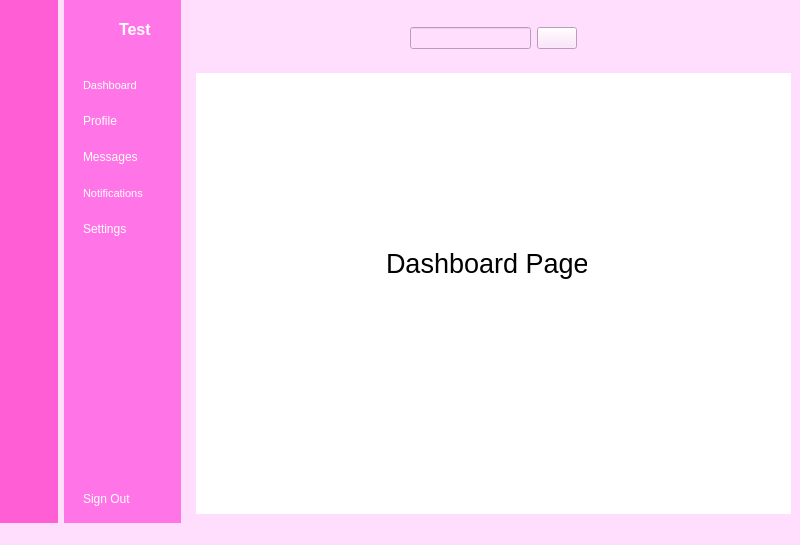
<?xml version="1.0" encoding="UTF-8"?>
<ui version="4.0">
 <class>MainWindow</class>
 <widget class="QMainWindow" name="MainWindow">
  <property name="geometry">
   <rect>
    <x>0</x>
    <y>0</y>
    <width>800</width>
    <height>545</height>
   </rect>
  </property>
  <property name="windowTitle">
   <string>MainWindow</string>
  </property>
  <property name="styleSheet">
   <string notr="true">background-color: rgb(255, 221, 252);</string>
  </property>
  <widget class="QWidget" name="centralwidget">
   <layout class="QGridLayout" name="gridLayout">
    <property name="leftMargin">
     <number>0</number>
    </property>
    <property name="topMargin">
     <number>0</number>
    </property>
    <property name="rightMargin">
     <number>0</number>
    </property>
    <property name="bottomMargin">
     <number>0</number>
    </property>
    <item row="0" column="0">
     <widget class="QWidget" name="icon_only_widget" native="true">
      <property name="styleSheet">
       <string notr="true">QWidget{
  background-color: rgb(255, 94, 212);
}
QPushButton {
	color: rgb(255, 255, 255);
height: 30px;
border:none;
border-radius:10px;
}
QPushButton:checked{
	background-color: rgb(255, 221, 252);
	color: rgb(255, 185, 227);
    font-weight:bold;
}
</string>
      </property>
      <layout class="QGridLayout" name="gridLayout_3">
       <item row="0" column="0">
        <layout class="QHBoxLayout" name="horizontalLayout_3">
         <item>
          <widget class="QLabel" name="label_2">
           <property name="minimumSize">
            <size>
             <width>40</width>
             <height>40</height>
            </size>
           </property>
           <property name="maximumSize">
            <size>
             <width>40</width>
             <height>40</height>
            </size>
           </property>
           <property name="text">
            <string/>
           </property>
           <property name="pixmap">
            <pixmap resource="resources.qrc">:/icon/profile_pic.png</pixmap>
           </property>
           <property name="scaledContents">
            <bool>true</bool>
           </property>
          </widget>
         </item>
        </layout>
       </item>
       <item row="1" column="0">
        <layout class="QVBoxLayout" name="verticalLayout">
         <property name="topMargin">
          <number>15</number>
         </property>
         <item>
          <widget class="QPushButton" name="dashboard_1">
           <property name="text">
            <string/>
           </property>
           <property name="icon">
            <iconset resource="resources.qrc">
             <normaloff>:/icon/dashboard_white.png</normaloff>:/icon/dashboard_white.png</iconset>
           </property>
           <property name="checkable">
            <bool>true</bool>
           </property>
           <property name="autoExclusive">
            <bool>true</bool>
           </property>
          </widget>
         </item>
         <item>
          <widget class="QPushButton" name="profile_1">
           <property name="text">
            <string/>
           </property>
           <property name="icon">
            <iconset resource="resources.qrc">
             <normaloff>:/icon/profile_white.png</normaloff>:/icon/profile_white.png</iconset>
           </property>
           <property name="checkable">
            <bool>true</bool>
           </property>
           <property name="autoExclusive">
            <bool>true</bool>
           </property>
          </widget>
         </item>
         <item>
          <widget class="QPushButton" name="message_1">
           <property name="text">
            <string/>
           </property>
           <property name="icon">
            <iconset resource="resources.qrc">
             <normaloff>:/icon/messages_white.png</normaloff>:/icon/messages_white.png</iconset>
           </property>
           <property name="checkable">
            <bool>true</bool>
           </property>
           <property name="autoExclusive">
            <bool>true</bool>
           </property>
          </widget>
         </item>
         <item>
          <widget class="QPushButton" name="notification_1">
           <property name="text">
            <string/>
           </property>
           <property name="icon">
            <iconset resource="resources.qrc">
             <normaloff>:/icon/notifications_white.png</normaloff>:/icon/notifications_white.png</iconset>
           </property>
           <property name="checkable">
            <bool>true</bool>
           </property>
           <property name="autoExclusive">
            <bool>true</bool>
           </property>
          </widget>
         </item>
         <item>
          <widget class="QPushButton" name="settings_1">
           <property name="text">
            <string/>
           </property>
           <property name="icon">
            <iconset resource="resources.qrc">
             <normaloff>:/icon/settings_white.png</normaloff>:/icon/settings_white.png</iconset>
           </property>
           <property name="checkable">
            <bool>true</bool>
           </property>
           <property name="autoExclusive">
            <bool>true</bool>
           </property>
          </widget>
         </item>
        </layout>
       </item>
       <item row="2" column="0">
        <spacer name="verticalSpacer">
         <property name="orientation">
          <enum>Qt::Vertical</enum>
         </property>
         <property name="sizeHint" stdset="0">
          <size>
           <width>20</width>
           <height>223</height>
          </size>
         </property>
        </spacer>
       </item>
       <item row="3" column="0">
        <widget class="QPushButton" name="pushButton_6">
         <property name="text">
          <string/>
         </property>
         <property name="icon">
          <iconset resource="resources.qrc">
           <normaloff>:/icon/log_out_white.png</normaloff>:/icon/log_out_white.png</iconset>
         </property>
         <property name="checkable">
          <bool>true</bool>
         </property>
        </widget>
       </item>
      </layout>
     </widget>
    </item>
    <item row="0" column="1">
     <widget class="QWidget" name="icon_name_widget" native="true">
      <property name="styleSheet">
       <string notr="true">QWidget{
background-color: rgb(255, 116, 230);
	color: rgb(255, 255, 255);
}
QPushButton {
	color: rgb(255, 255, 255);
text-align: left;
height: 30px;
border:none;
padding-left:10px;
border-top-left-radius:10px;
border-bottom-left-radius:10px;
}
QPushButton:checked{
	background-color: rgb(255, 221, 252);
	color: rgb(255, 185, 227);
    font-weight:bold;
}
</string>
      </property>
      <layout class="QGridLayout" name="gridLayout_2">
       <item row="0" column="0">
        <layout class="QHBoxLayout" name="horizontalLayout_2">
         <property name="rightMargin">
          <number>20</number>
         </property>
         <item>
          <widget class="QLabel" name="label">
           <property name="minimumSize">
            <size>
             <width>40</width>
             <height>40</height>
            </size>
           </property>
           <property name="maximumSize">
            <size>
             <width>40</width>
             <height>40</height>
            </size>
           </property>
           <property name="text">
            <string/>
           </property>
           <property name="pixmap">
            <pixmap resource="resources.qrc">:/icon/profile_pic.png</pixmap>
           </property>
           <property name="scaledContents">
            <bool>true</bool>
           </property>
          </widget>
         </item>
         <item>
          <widget class="QLabel" name="label_3">
           <property name="font">
            <font>
             <pointsize>12</pointsize>
             <bold>true</bold>
            </font>
           </property>
           <property name="text">
            <string>Test</string>
           </property>
           <property name="scaledContents">
            <bool>true</bool>
           </property>
          </widget>
         </item>
        </layout>
       </item>
       <item row="1" column="0">
        <layout class="QVBoxLayout" name="verticalLayout_2">
         <property name="topMargin">
          <number>15</number>
         </property>
         <item>
          <widget class="QPushButton" name="dashboard_2">
           <property name="font">
            <font>
             <pointsize>8</pointsize>
            </font>
           </property>
           <property name="text">
            <string>Dashboard</string>
           </property>
           <property name="icon">
            <iconset resource="resources.qrc">
             <normaloff>:/icon/dashboard_white.png</normaloff>
             <normalon>:/icon/dashboard.png</normalon>:/icon/dashboard_white.png</iconset>
           </property>
           <property name="checkable">
            <bool>true</bool>
           </property>
           <property name="autoExclusive">
            <bool>true</bool>
           </property>
          </widget>
         </item>
         <item>
          <widget class="QPushButton" name="profile_2">
           <property name="text">
            <string>Profile</string>
           </property>
           <property name="icon">
            <iconset resource="resources.qrc">
             <normaloff>:/icon/profile_white.png</normaloff>
             <normalon>:/icon/profile.png</normalon>:/icon/profile_white.png</iconset>
           </property>
           <property name="checkable">
            <bool>true</bool>
           </property>
           <property name="autoExclusive">
            <bool>true</bool>
           </property>
          </widget>
         </item>
         <item>
          <widget class="QPushButton" name="message_2">
           <property name="text">
            <string>Messages</string>
           </property>
           <property name="icon">
            <iconset resource="resources.qrc">
             <normaloff>:/icon/messages_white.png</normaloff>
             <normalon>:/icon/messages.png</normalon>:/icon/messages_white.png</iconset>
           </property>
           <property name="checkable">
            <bool>true</bool>
           </property>
           <property name="autoExclusive">
            <bool>true</bool>
           </property>
          </widget>
         </item>
         <item>
          <widget class="QPushButton" name="notification_2">
           <property name="font">
            <font>
             <pointsize>8</pointsize>
            </font>
           </property>
           <property name="text">
            <string>Notifications</string>
           </property>
           <property name="icon">
            <iconset resource="resources.qrc">
             <normaloff>:/icon/notifications_white.png</normaloff>
             <normalon>:/icon/notifications.png</normalon>:/icon/notifications_white.png</iconset>
           </property>
           <property name="checkable">
            <bool>true</bool>
           </property>
           <property name="autoExclusive">
            <bool>true</bool>
           </property>
          </widget>
         </item>
         <item>
          <widget class="QPushButton" name="settings_2">
           <property name="text">
            <string>Settings</string>
           </property>
           <property name="icon">
            <iconset resource="resources.qrc">
             <normaloff>:/icon/settings_white.png</normaloff>
             <normalon>:/icon/settings.png</normalon>:/icon/settings_white.png</iconset>
           </property>
           <property name="checkable">
            <bool>true</bool>
           </property>
           <property name="autoExclusive">
            <bool>true</bool>
           </property>
          </widget>
         </item>
        </layout>
       </item>
       <item row="2" column="0">
        <spacer name="verticalSpacer_2">
         <property name="orientation">
          <enum>Qt::Vertical</enum>
         </property>
         <property name="sizeHint" stdset="0">
          <size>
           <width>20</width>
           <height>223</height>
          </size>
         </property>
        </spacer>
       </item>
       <item row="3" column="0">
        <widget class="QPushButton" name="pushButton_9">
         <property name="text">
          <string>Sign Out</string>
         </property>
         <property name="icon">
          <iconset resource="resources.qrc">
           <normaloff>:/icon/log_out_white.png</normaloff>:/icon/log_out_white.png</iconset>
         </property>
         <property name="checkable">
          <bool>true</bool>
         </property>
        </widget>
       </item>
      </layout>
     </widget>
    </item>
    <item row="0" column="2">
     <widget class="QWidget" name="main_menu" native="true">
      <layout class="QVBoxLayout" name="verticalLayout_3">
       <item>
        <widget class="QWidget" name="header_widget" native="true">
         <layout class="QHBoxLayout" name="horizontalLayout_4">
          <item>
           <widget class="QPushButton" name="menu">
            <property name="styleSheet">
             <string notr="true">border:none;</string>
            </property>
            <property name="text">
             <string/>
            </property>
            <property name="icon">
             <iconset resource="resources.qrc">
              <normaloff>:/icon/menu.png</normaloff>:/icon/menu.png</iconset>
            </property>
            <property name="iconSize">
             <size>
              <width>20</width>
              <height>20</height>
             </size>
            </property>
            <property name="checkable">
             <bool>true</bool>
            </property>
            <property name="autoExclusive">
             <bool>true</bool>
            </property>
           </widget>
          </item>
          <item>
           <spacer name="horizontalSpacer">
            <property name="minimumSize">
             <size>
              <width>40</width>
              <height>40</height>
             </size>
            </property>
            <property name="orientation">
             <enum>Qt::Horizontal</enum>
            </property>
            <property name="sizeHint" stdset="0">
             <size>
              <width>167</width>
              <height>37</height>
             </size>
            </property>
           </spacer>
          </item>
          <item>
           <layout class="QHBoxLayout" name="horizontalLayout">
            <item>
             <widget class="QLineEdit" name="lineEdit"/>
            </item>
            <item>
             <widget class="QPushButton" name="pushButton_14">
              <property name="text">
               <string/>
              </property>
              <property name="icon">
               <iconset resource="resources.qrc">
                <normaloff>:/icon/search.png</normaloff>:/icon/search.png</iconset>
              </property>
             </widget>
            </item>
           </layout>
          </item>
          <item>
           <spacer name="horizontalSpacer_2">
            <property name="orientation">
             <enum>Qt::Horizontal</enum>
            </property>
            <property name="sizeHint" stdset="0">
             <size>
              <width>167</width>
              <height>20</height>
             </size>
            </property>
           </spacer>
          </item>
          <item>
           <widget class="QPushButton" name="pushButton_15">
            <property name="styleSheet">
             <string notr="true">border:none;</string>
            </property>
            <property name="text">
             <string/>
            </property>
            <property name="icon">
             <iconset resource="resources.qrc">
              <normaloff>:/icon/image.png</normaloff>:/icon/image.png</iconset>
            </property>
           </widget>
          </item>
         </layout>
        </widget>
       </item>
       <item>
        <widget class="QStackedWidget" name="stackedWidget">
         <property name="styleSheet">
          <string notr="true">background-color: rgb(255, 255, 255);</string>
         </property>
         <widget class="QWidget" name="dashboard_page">
          <widget class="QLabel" name="label_4">
           <property name="geometry">
            <rect>
             <x>190</x>
             <y>160</y>
             <width>201</width>
             <height>61</height>
            </rect>
           </property>
           <property name="font">
            <font>
             <pointsize>20</pointsize>
            </font>
           </property>
           <property name="text">
            <string>Dashboard Page</string>
           </property>
          </widget>
         </widget>
         <widget class="QWidget" name="settings_page">
          <widget class="QLabel" name="label_8">
           <property name="geometry">
            <rect>
             <x>190</x>
             <y>180</y>
             <width>221</width>
             <height>61</height>
            </rect>
           </property>
           <property name="font">
            <font>
             <pointsize>20</pointsize>
            </font>
           </property>
           <property name="text">
            <string>Settings Page</string>
           </property>
          </widget>
         </widget>
         <widget class="QWidget" name="page_3"/>
         <widget class="QWidget" name="profile_pages">
          <widget class="QLabel" name="label_7">
           <property name="geometry">
            <rect>
             <x>200</x>
             <y>170</y>
             <width>221</width>
             <height>61</height>
            </rect>
           </property>
           <property name="font">
            <font>
             <pointsize>20</pointsize>
            </font>
           </property>
           <property name="text">
            <string>Profile Page</string>
           </property>
          </widget>
         </widget>
         <widget class="QWidget" name="messages_pages">
          <widget class="QLabel" name="label_5">
           <property name="geometry">
            <rect>
             <x>200</x>
             <y>160</y>
             <width>201</width>
             <height>61</height>
            </rect>
           </property>
           <property name="font">
            <font>
             <pointsize>20</pointsize>
            </font>
           </property>
           <property name="text">
            <string>Messages Page</string>
           </property>
          </widget>
         </widget>
         <widget class="QWidget" name="notification_page">
          <widget class="QLabel" name="label_6">
           <property name="geometry">
            <rect>
             <x>190</x>
             <y>150</y>
             <width>221</width>
             <height>61</height>
            </rect>
           </property>
           <property name="font">
            <font>
             <pointsize>20</pointsize>
            </font>
           </property>
           <property name="text">
            <string>Notifications Page</string>
           </property>
          </widget>
         </widget>
        </widget>
       </item>
      </layout>
     </widget>
    </item>
   </layout>
  </widget>
  <widget class="QStatusBar" name="statusbar"/>
 </widget>
 <resources>
  <include location="resources.qrc"/>
 </resources>
 <connections>
  <connection>
   <sender>settings_1</sender>
   <signal>toggled(bool)</signal>
   <receiver>settings_2</receiver>
   <slot>setChecked(bool)</slot>
   <hints>
    <hint type="sourcelabel">
     <x>39</x>
     <y>235</y>
    </hint>
    <hint type="destinationlabel">
     <x>104</x>
     <y>239</y>
    </hint>
   </hints>
  </connection>
  <connection>
   <sender>notification_1</sender>
   <signal>toggled(bool)</signal>
   <receiver>notification_2</receiver>
   <slot>setChecked(bool)</slot>
   <hints>
    <hint type="sourcelabel">
     <x>35</x>
     <y>203</y>
    </hint>
    <hint type="destinationlabel">
     <x>78</x>
     <y>203</y>
    </hint>
   </hints>
  </connection>
  <connection>
   <sender>message_1</sender>
   <signal>toggled(bool)</signal>
   <receiver>message_2</receiver>
   <slot>setChecked(bool)</slot>
   <hints>
    <hint type="sourcelabel">
     <x>35</x>
     <y>167</y>
    </hint>
    <hint type="destinationlabel">
     <x>82</x>
     <y>167</y>
    </hint>
   </hints>
  </connection>
  <connection>
   <sender>profile_1</sender>
   <signal>toggled(bool)</signal>
   <receiver>profile_2</receiver>
   <slot>setChecked(bool)</slot>
   <hints>
    <hint type="sourcelabel">
     <x>29</x>
     <y>127</y>
    </hint>
    <hint type="destinationlabel">
     <x>101</x>
     <y>132</y>
    </hint>
   </hints>
  </connection>
  <connection>
   <sender>dashboard_1</sender>
   <signal>toggled(bool)</signal>
   <receiver>dashboard_2</receiver>
   <slot>setChecked(bool)</slot>
   <hints>
    <hint type="sourcelabel">
     <x>35</x>
     <y>95</y>
    </hint>
    <hint type="destinationlabel">
     <x>84</x>
     <y>95</y>
    </hint>
   </hints>
  </connection>
  <connection>
   <sender>dashboard_2</sender>
   <signal>toggled(bool)</signal>
   <receiver>dashboard_1</receiver>
   <slot>setChecked(bool)</slot>
   <hints>
    <hint type="sourcelabel">
     <x>89</x>
     <y>83</y>
    </hint>
    <hint type="destinationlabel">
     <x>39</x>
     <y>89</y>
    </hint>
   </hints>
  </connection>
  <connection>
   <sender>message_2</sender>
   <signal>toggled(bool)</signal>
   <receiver>message_1</receiver>
   <slot>setChecked(bool)</slot>
   <hints>
    <hint type="sourcelabel">
     <x>88</x>
     <y>155</y>
    </hint>
    <hint type="destinationlabel">
     <x>31</x>
     <y>159</y>
    </hint>
   </hints>
  </connection>
  <connection>
   <sender>profile_2</sender>
   <signal>toggled(bool)</signal>
   <receiver>profile_1</receiver>
   <slot>setChecked(bool)</slot>
   <hints>
    <hint type="sourcelabel">
     <x>79</x>
     <y>137</y>
    </hint>
    <hint type="destinationlabel">
     <x>25</x>
     <y>134</y>
    </hint>
   </hints>
  </connection>
  <connection>
   <sender>notification_2</sender>
   <signal>toggled(bool)</signal>
   <receiver>notification_1</receiver>
   <slot>setChecked(bool)</slot>
   <hints>
    <hint type="sourcelabel">
     <x>83</x>
     <y>190</y>
    </hint>
    <hint type="destinationlabel">
     <x>32</x>
     <y>193</y>
    </hint>
   </hints>
  </connection>
  <connection>
   <sender>settings_2</sender>
   <signal>toggled(bool)</signal>
   <receiver>settings_1</receiver>
   <slot>setChecked(bool)</slot>
   <hints>
    <hint type="sourcelabel">
     <x>87</x>
     <y>242</y>
    </hint>
    <hint type="destinationlabel">
     <x>28</x>
     <y>239</y>
    </hint>
   </hints>
  </connection>
  <connection>
   <sender>menu</sender>
   <signal>toggled(bool)</signal>
   <receiver>icon_name_widget</receiver>
   <slot>setVisible(bool)</slot>
   <hints>
    <hint type="sourcelabel">
     <x>219</x>
     <y>46</y>
    </hint>
    <hint type="destinationlabel">
     <x>178</x>
     <y>293</y>
    </hint>
   </hints>
  </connection>
  <connection>
   <sender>menu</sender>
   <signal>toggled(bool)</signal>
   <receiver>icon_only_widget</receiver>
   <slot>setHidden(bool)</slot>
   <hints>
    <hint type="sourcelabel">
     <x>224</x>
     <y>40</y>
    </hint>
    <hint type="destinationlabel">
     <x>55</x>
     <y>355</y>
    </hint>
   </hints>
  </connection>
  <connection>
   <sender>pushButton_6</sender>
   <signal>toggled(bool)</signal>
   <receiver>MainWindow</receiver>
   <slot>close()</slot>
   <hints>
    <hint type="sourcelabel">
     <x>28</x>
     <y>496</y>
    </hint>
    <hint type="destinationlabel">
     <x>31</x>
     <y>561</y>
    </hint>
   </hints>
  </connection>
  <connection>
   <sender>pushButton_9</sender>
   <signal>toggled(bool)</signal>
   <receiver>MainWindow</receiver>
   <slot>close()</slot>
   <hints>
    <hint type="sourcelabel">
     <x>119</x>
     <y>502</y>
    </hint>
    <hint type="destinationlabel">
     <x>112</x>
     <y>560</y>
    </hint>
   </hints>
  </connection>
 </connections>
</ui>
